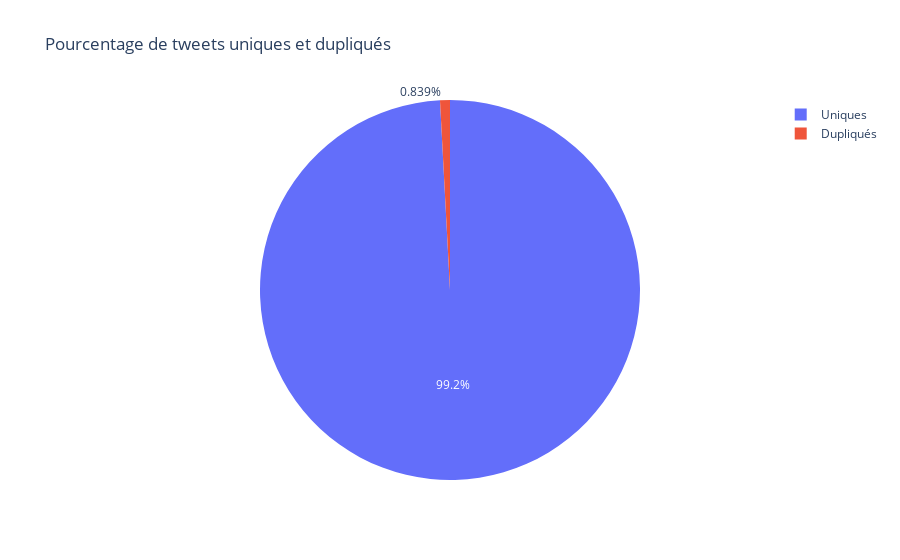

The notebook cell saved with this chart:
### Code cell
def evaluer_doublons_tweets(dataset):
    # Calculer le nombre total de tweets
    total_tweets = len(dataset)

    # Compter le nombre de tweets uniques
    tweets_uniques = dataset['tweet'].nunique()

    # Calculer le nombre de tweets dupliqués
    tweets_dupliques = total_tweets - tweets_uniques

    # Calculer les pourcentages
    pourcentage_uniques = (tweets_uniques / total_tweets) * 100
    pourcentage_dupliques = (tweets_dupliques / total_tweets) * 100

    # Créer un DataFrame pour la visualisation
    data = pd.DataFrame({
        'Type de tweet': ['Uniques', 'Dupliqués'],
        'Pourcentage': [pourcentage_uniques, pourcentage_dupliques]
    })

    # Visualisation avec Plotly Express
    fig = px.pie(data, values='Pourcentage', names='Type de tweet', title='Pourcentage de tweets uniques et dupliqués')
    #fig.show()
    fig.show(height=200, width=400)  # Vous pouvez ajuster les valeurs de height et width selon vos préférences

# Utilisation de la fonction avec votre dataset
evaluer_doublons_tweets(data)

### Figure 1 — Plotly figure (JSON) as saved in the notebook; plotly's stock layout.template omitted (floating-point values rounded to 4 significant figures)
{"data": [{"domain": {"x": [0, 1], "y": [0, 1]}, "hovertemplate": "Type de tweet=%{label}<br>Pourcentage=%{value}<extra></extra>", "labels": ["Uniques", "Dupliqués"], "legendgroup": "", "name": "", "showlegend": true, "type": "pie", "values": [99.16, 0.8391]}], "layout": {"legend": {"tracegroupgap": 0}, "title": {"text": "Pourcentage de tweets uniques et dupliqués"}}}
